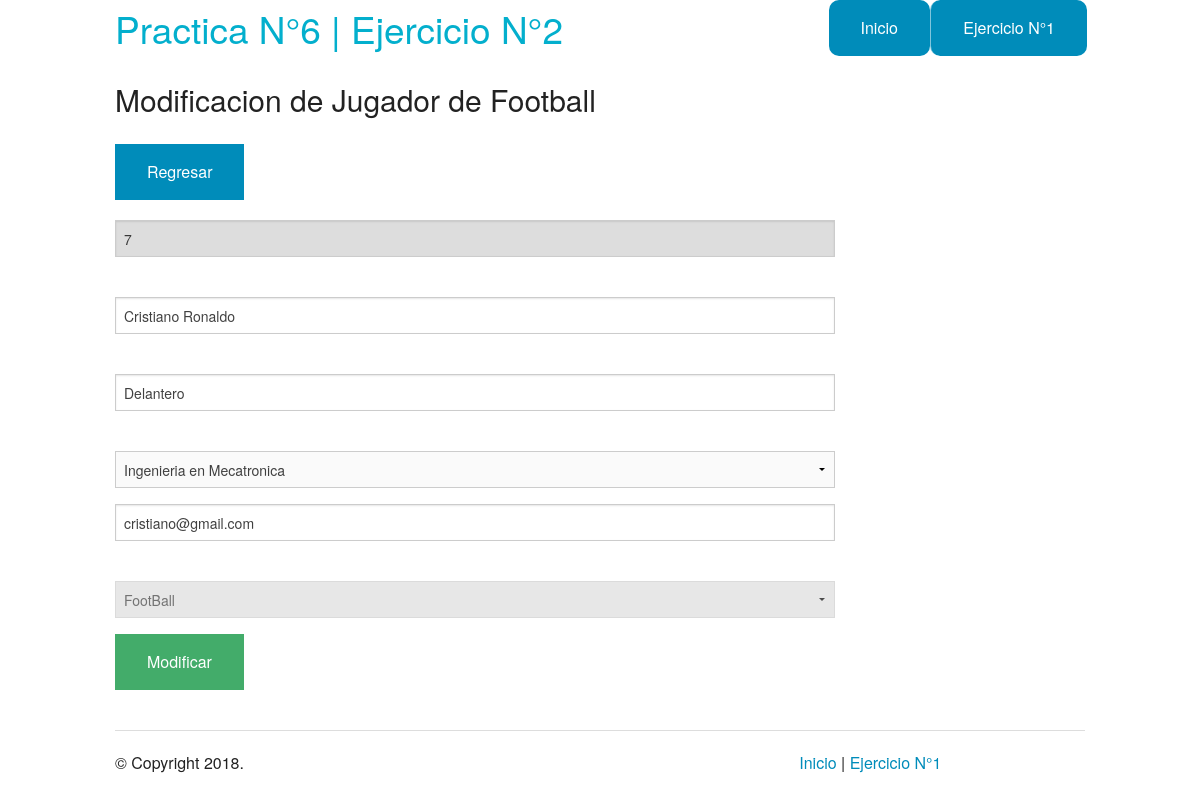
The app's page /Ejercicio2/details_football_player.php?id=7 with its own data.
### tables this page shows
CREATE TABLE `sport` (
  `id` int(11) NOT NULL,
  `name` varchar(256) NOT NULL,
  `position` varchar(256) NOT NULL,
  `carrier` varchar(256) NOT NULL,
  `email` varchar(256) NOT NULL,
  `sport` varchar(256) NOT NULL
);

### Ejercicio2/utilities.php (called while the page is built, shortened)
<?php
	include_once('../db/connection.php');
	function data($id,$sport){
		global $pdo,$result;
		$query = "SELECT * FROM sport WHERE id = $id and sport ='$sport'";
		$statement = $pdo->prepare($query);
		$statement -> execute();
		$result = $statement->fetchAll();
		return $result;
	}
?>

### Ejercicio2/details_football_player.php (the view, shortened to what this page needs)
<?php
  require('utilities.php');
  $id = $_GET['id'];
  $sport = "FootBall";
  data($id,$sport);
?>
<!doctype html>
<html class="no-js" lang="en">
  <head>
    <link rel="stylesheet" href="../css/foundation.css" />
  </head>
  <body>
    <?php require_once('header.php'); ?>
    <div class="row">
      <div class="large-9 columns">
        <p style="font-size:30px">Modificacion de Jugador de Football</p>
        <a href="football.php" class="button">Regresar</a>
        <div class="section-container tabs" data-section>
          <form method="POST">
	          <section class="section">
	            <div class="content" data-slug="panel1">
	            <input type="text" name="id" value="<?php echo $result[0]['id']?>" disabled><br>
	            <input type="text" name="name" value="<?php echo $result[0]['name']?>"></br>
              <input type="text" name="position" value="<?php echo $result[0]['position']?>"></br>
              <select name="carrier">
                  <option><?php echo $result[0]['carrier']?></option>
              </select>
              <input type="text" name="email" value="<?php echo $result[0]['email']?>"></br>
              <select name="sport" disabled>
                  <option value="FootBall">FootBall</option>
              </select>
	            <input type="submit" name="modificar" value="Modificar" class="button success" onclick="alertaAccion()">
	            </div>
	          </section>
          </form>
        </div>
      </div>
    </div>
    <?php require_once('footer.php'); ?>

### records on screen
sport: id "7", name "Cristiano Ronaldo", position "Delantero", carrier "Ingenieria en Mecatronica", email "cristiano@gmail.com"
